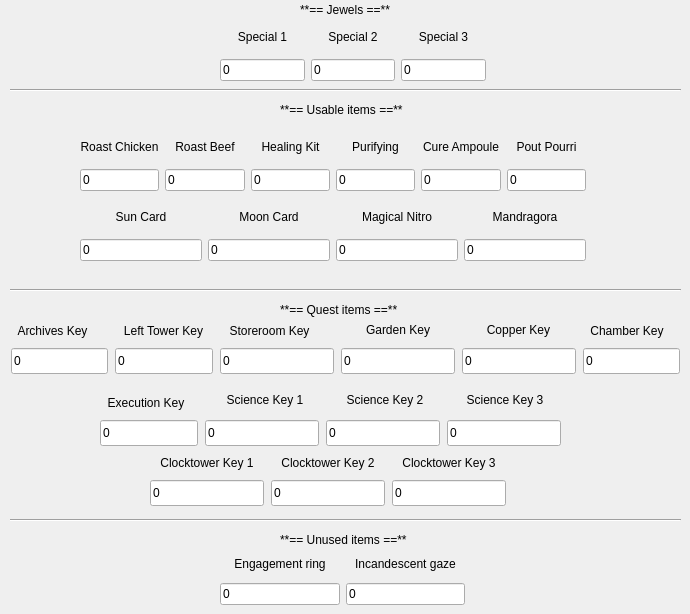
    <widget class="QWidget" name="pageItems">
     <widget class="QWidget" name="gridLayoutWidget_9">
      <property name="geometry">
       <rect>
        <x>220</x>
        <y>20</y>
        <width>266</width>
        <height>61</height>
       </rect>
      </property>
      <layout class="QGridLayout" name="gridJewels">
       <item row="1" column="4">
        <widget class="QLabel" name="labelItemsSpecial3">
         <property name="text">
          <string>Special 3</string>
         </property>
         <property name="alignment">
          <set>Qt::AlignmentFlag::AlignCenter</set>
         </property>
        </widget>
       </item>
       <item row="2" column="4">
        <widget class="QLineEdit" name="leItemsSpecial3">
         <property name="text">
          <string>0</string>
         </property>
        </widget>
       </item>
       <item row="1" column="1">
        <widget class="QLabel" name="labelItemsSpecial1">
         <property name="text">
          <string>Special 1</string>
         </property>
         <property name="alignment">
          <set>Qt::AlignmentFlag::AlignCenter</set>
         </property>
        </widget>
       </item>
       <item row="2" column="3">
        <widget class="QLineEdit" name="leItemsSpecial2">
         <property name="text">
          <string>0</string>
         </property>
        </widget>
       </item>
       <item row="2" column="1">
        <widget class="QLineEdit" name="leItemsSpecial1">
         <property name="text">
          <string>0</string>
         </property>
        </widget>
       </item>
       <item row="1" column="3">
        <widget class="QLabel" name="labelItemsSpecial2">
         <property name="text">
          <string>Special 2</string>
         </property>
         <property name="alignment">
          <set>Qt::AlignmentFlag::AlignCenter</set>
         </property>
        </widget>
       </item>
      </layout>
     </widget>
     <widget class="QWidget" name="gridLayoutWidget_10">
      <property name="geometry">
       <rect>
        <x>80</x>
        <y>130</y>
        <width>506</width>
        <height>61</height>
       </rect>
      </property>
      <layout class="QGridLayout" name="gridHealing">
       <item row="2" column="6">
        <widget class="QLineEdit" name="leItemsPurifying">
         <property name="text">
          <string>0</string>
         </property>
        </widget>
       </item>
       <item row="1" column="3">
        <widget class="QLabel" name="labelItemsRoastBeef">
         <property name="text">
          <string>Roast Beef</string>
         </property>
         <property name="alignment">
          <set>Qt::AlignmentFlag::AlignCenter</set>
         </property>
        </widget>
       </item>
       <item row="2" column="5">
        <widget class="QLineEdit" name="leItemsHealingKit">
         <property name="text">
          <string>0</string>
         </property>
        </widget>
       </item>
       <item row="1" column="7">
        <widget class="QLabel" name="labelItemsCureAmpoule">
         <property name="text">
          <string>Cure Ampoule</string>
         </property>
         <property name="alignment">
          <set>Qt::AlignmentFlag::AlignCenter</set>
         </property>
        </widget>
       </item>
       <item row="1" column="5">
        <widget class="QLabel" name="labelItemsHealingKit">
         <property name="text">
          <string>Healing Kit</string>
         </property>
         <property name="alignment">
          <set>Qt::AlignmentFlag::AlignCenter</set>
         </property>
        </widget>
       </item>
       <item row="2" column="3">
        <widget class="QLineEdit" name="leItemsRoastBeef">
         <property name="text">
          <string>0</string>
         </property>
        </widget>
       </item>
       <item row="1" column="8">
        <widget class="QLabel" name="labelItemsPoutPourri">
         <property name="text">
          <string>Pout Pourri</string>
         </property>
         <property name="alignment">
          <set>Qt::AlignmentFlag::AlignCenter</set>
         </property>
        </widget>
       </item>
       <item row="1" column="1">
        <widget class="QLabel" name="labelItemsRoastChicken">
         <property name="text">
          <string>Roast Chicken</string>
         </property>
         <property name="alignment">
          <set>Qt::AlignmentFlag::AlignCenter</set>
         </property>
        </widget>
       </item>
       <item row="2" column="8">
        <widget class="QLineEdit" name="leItemsPoutPourri">
         <property name="text">
          <string>0</string>
         </property>
        </widget>
       </item>
       <item row="2" column="1">
        <widget class="QLineEdit" name="leItemsRoastChicken">
         <property name="text">
          <string>0</string>
         </property>
        </widget>
       </item>
       <item row="1" column="6">
        <widget class="QLabel" name="labelItemsPurifying">
         <property name="text">
          <string>Purifying</string>
         </property>
         <property name="alignment">
          <set>Qt::AlignmentFlag::AlignCenter</set>
         </property>
        </widget>
       </item>
       <item row="2" column="7">
        <widget class="QLineEdit" name="leItemsCureAmpoule">
         <property name="text">
          <string>0</string>
         </property>
        </widget>
       </item>
      </layout>
     </widget>
     <widget class="QWidget" name="gridLayoutWidget_11">
      <property name="geometry">
       <rect>
        <x>80</x>
        <y>200</y>
        <width>506</width>
        <height>61</height>
       </rect>
      </property>
      <layout class="QGridLayout" name="gridQuest">
       <item row="1" column="4">
        <widget class="QLabel" name="labelItemsMoonCard">
         <property name="text">
          <string>Moon Card</string>
         </property>
         <property name="alignment">
          <set>Qt::AlignmentFlag::AlignCenter</set>
         </property>
        </widget>
       </item>
       <item row="1" column="3">
        <widget class="QLabel" name="labelItemsSunCard">
         <property name="text">
          <string>Sun Card</string>
         </property>
         <property name="alignment">
          <set>Qt::AlignmentFlag::AlignCenter</set>
         </property>
        </widget>
       </item>
       <item row="2" column="5">
        <widget class="QLineEdit" name="leItemsNitro">
         <property name="text">
          <string>0</string>
         </property>
        </widget>
       </item>
       <item row="1" column="5">
        <widget class="QLabel" name="labelItemsNitro">
         <property name="text">
          <string>Magical Nitro</string>
         </property>
         <property name="alignment">
          <set>Qt::AlignmentFlag::AlignCenter</set>
         </property>
        </widget>
       </item>
       <item row="2" column="4">
        <widget class="QLineEdit" name="leItemsMoonCard">
         <property name="text">
          <string>0</string>
         </property>
        </widget>
       </item>
       <item row="2" column="3">
        <widget class="QLineEdit" name="leItemsSunCard">
         <property name="text">
          <string>0</string>
         </property>
        </widget>
       </item>
       <item row="1" column="6">
        <widget class="QLabel" name="labelItemsMandragora">
         <property name="text">
          <string>Mandragora</string>
         </property>
         <property name="alignment">
          <set>Qt::AlignmentFlag::AlignCenter</set>
         </property>
        </widget>
       </item>
       <item row="2" column="6">
        <widget class="QLineEdit" name="leItemsMandragora">
         <property name="text">
          <string>0</string>
         </property>
        </widget>
       </item>
      </layout>
     </widget>
     <widget class="QWidget" name="gridLayoutWidget_13">
      <property name="geometry">
       <rect>
        <x>220</x>
        <y>550</y>
        <width>245</width>
        <height>55</height>
       </rect>
      </property>
      <layout class="QGridLayout" name="gridItemsUnused">
       <item row="1" column="3">
        <widget class="QLabel" name="labelItemsIG">
         <property name="text">
          <string>Incandescent gaze</string>
         </property>
         <property name="alignment">
          <set>Qt::AlignmentFlag::AlignCenter</set>
         </property>
        </widget>
       </item>
       <item row="2" column="1">
        <widget class="QLineEdit" name="leItemsER">
         <property name="text">
          <string>0</string>
         </property>
        </widget>
       </item>
       <item row="2" column="3">
        <widget class="QLineEdit" name="leItemsIG">
         <property name="text">
          <string>0</string>
         </property>
        </widget>
       </item>
       <item row="1" column="1">
        <widget class="QLabel" name="labelItemsER">
         <property name="text">
          <string>Engagement ring</string>
         </property>
         <property name="alignment">
          <set>Qt::AlignmentFlag::AlignCenter</set>
         </property>
        </widget>
       </item>
      </layout>
     </widget>
     <widget class="QLabel" name="labelTitleUnusedItems">
      <property name="geometry">
       <rect>
        <x>280</x>
        <y>530</y>
        <width>151</width>
        <height>20</height>
       </rect>
      </property>
      <property name="text">
       <string>**== Unused items ==**</string>
      </property>
      <property name="textFormat">
       <enum>Qt::TextFormat::MarkdownText</enum>
      </property>
     </widget>
     <widget class="QLabel" name="labelTitleJewels">
      <property name="geometry">
       <rect>
        <x>300</x>
        <y>0</y>
        <width>101</width>
        <height>20</height>
       </rect>
      </property>
      <property name="text">
       <string>**== Jewels ==**</string>
      </property>
      <property name="textFormat">
       <enum>Qt::TextFormat::MarkdownText</enum>
      </property>
     </widget>
     <widget class="QLabel" name="labelTitleQuestItems">
      <property name="geometry">
       <rect>
        <x>280</x>
        <y>300</y>
        <width>151</width>
        <height>20</height>
       </rect>
      </property>
      <property name="text">
       <string>**== Quest items ==**</string>
      </property>
      <property name="textFormat">
       <enum>Qt::TextFormat::MarkdownText</enum>
      </property>
     </widget>
     <widget class="Line" name="line_2">
      <property name="geometry">
       <rect>
        <x>10</x>
        <y>510</y>
        <width>671</width>
        <height>20</height>
       </rect>
      </property>
      <property name="orientation">
       <enum>Qt::Orientation::Horizontal</enum>
      </property>
     </widget>
     <widget class="Line" name="line_3">
      <property name="geometry">
       <rect>
        <x>10</x>
        <y>280</y>
        <width>671</width>
        <height>20</height>
       </rect>
      </property>
      <property name="orientation">
       <enum>Qt::Orientation::Horizontal</enum>
      </property>
     </widget>
     <widget class="Line" name="line_4">
      <property name="geometry">
       <rect>
        <x>10</x>
        <y>80</y>
        <width>671</width>
        <height>20</height>
       </rect>
      </property>
      <property name="orientation">
       <enum>Qt::Orientation::Horizontal</enum>
      </property>
     </widget>
     <widget class="QLabel" name="labelTitleUsableItems">
      <property name="geometry">
       <rect>
        <x>280</x>
        <y>100</y>
        <width>151</width>
        <height>20</height>
       </rect>
      </property>
      <property name="text">
       <string>**== Usable items ==**</string>
      </property>
      <property name="textFormat">
       <enum>Qt::TextFormat::MarkdownText</enum>
      </property>
     </widget>
     <widget class="QLineEdit" name="leKeyGarden">
      <property name="geometry">
       <rect>
        <x>341</x>
        <y>348</y>
        <width>114</width>
        <height>26</height>
       </rect>
      </property>
      <property name="text">
       <string>0</string>
      </property>
     </widget>
     <widget class="QLabel" name="labelCopper">
      <property name="geometry">
       <rect>
        <x>480</x>
        <y>320</y>
        <width>77</width>
        <height>20</height>
       </rect>
      </property>
      <property name="text">
       <string>Copper Key</string>
      </property>
      <property name="alignment">
       <set>Qt::AlignmentFlag::AlignCenter</set>
      </property>
     </widget>
     <widget class="QLabel" name="labelLeftTowerKey">
      <property name="geometry">
       <rect>
        <x>115</x>
        <y>321</y>
        <width>97</width>
        <height>20</height>
       </rect>
      </property>
      <property name="text">
       <string>Left Tower Key</string>
      </property>
      <property name="alignment">
       <set>Qt::AlignmentFlag::AlignCenter</set>
      </property>
     </widget>
     <widget class="QLabel" name="labelClockTower1">
      <property name="geometry">
       <rect>
        <x>150</x>
        <y>453</y>
        <width>114</width>
        <height>20</height>
       </rect>
      </property>
      <property name="text">
       <string>Clocktower Key 1</string>
      </property>
      <property name="alignment">
       <set>Qt::AlignmentFlag::AlignCenter</set>
      </property>
     </widget>
     <widget class="QLabel" name="labelExecution">
      <property name="geometry">
       <rect>
        <x>100</x>
        <y>393</y>
        <width>92</width>
        <height>20</height>
       </rect>
      </property>
      <property name="text">
       <string>Execution Key</string>
      </property>
      <property name="alignment">
       <set>Qt::AlignmentFlag::AlignCenter</set>
      </property>
     </widget>
     <widget class="QLabel" name="labelScience1">
      <property name="geometry">
       <rect>
        <x>220</x>
        <y>390</y>
        <width>90</width>
        <height>20</height>
       </rect>
      </property>
      <property name="text">
       <string>Science Key 1</string>
      </property>
      <property name="alignment">
       <set>Qt::AlignmentFlag::AlignCenter</set>
      </property>
     </widget>
     <widget class="QLabel" name="labelScience3">
      <property name="geometry">
       <rect>
        <x>460</x>
        <y>390</y>
        <width>90</width>
        <height>20</height>
       </rect>
      </property>
      <property name="text">
       <string>Science Key 3</string>
      </property>
      <property name="alignment">
       <set>Qt::AlignmentFlag::AlignCenter</set>
      </property>
     </widget>
     <widget class="QLabel" name="labelClockTower3">
      <property name="geometry">
       <rect>
        <x>392</x>
        <y>453</y>
        <width>114</width>
        <height>20</height>
       </rect>
      </property>
      <property name="text">
       <string>Clocktower Key 3</string>
      </property>
      <property name="alignment">
       <set>Qt::AlignmentFlag::AlignCenter</set>
      </property>
     </widget>
     <widget class="QLabel" name="labelClockTower2">
      <property name="geometry">
       <rect>
        <x>271</x>
        <y>453</y>
        <width>114</width>
        <height>20</height>
       </rect>
      </property>
      <property name="text">
       <string>Clocktower Key 2</string>
      </property>
      <property name="alignment">
       <set>Qt::AlignmentFlag::AlignCenter</set>
      </property>
     </widget>
     <widget class="QLineEdit" name="leKeyChamber">
      <property name="geometry">
       <rect>
        <x>583</x>
        <y>348</y>
        <width>97</width>
        <height>26</height>
       </rect>
      </property>
      <property name="text">
       <string>0</string>
      </property>
     </widget>
     <widget class="QLineEdit" name="leKeyArchives">
      <property name="geometry">
       <rect>
        <x>11</x>
        <y>348</y>
        <width>97</width>
        <height>26</height>
       </rect>
      </property>
      <property name="text">
       <string>0</string>
      </property>
     </widget>
     <widget class="QLineEdit" name="leKeyClocktower2">
      <property name="geometry">
       <rect>
        <x>271</x>
        <y>480</y>
        <width>114</width>
        <height>26</height>
       </rect>
      </property>
      <property name="text">
       <string>0</string>
      </property>
     </widget>
     <widget class="QLineEdit" name="leKeyCopper">
      <property name="geometry">
       <rect>
        <x>462</x>
        <y>348</y>
        <width>114</width>
        <height>26</height>
       </rect>
      </property>
      <property name="text">
       <string>0</string>
      </property>
     </widget>
     <widget class="QLabel" name="labelGardenKey">
      <property name="geometry">
       <rect>
        <x>360</x>
        <y>320</y>
        <width>76</width>
        <height>20</height>
       </rect>
      </property>
      <property name="text">
       <string>Garden Key</string>
      </property>
      <property name="alignment">
       <set>Qt::AlignmentFlag::AlignCenter</set>
      </property>
     </widget>
     <widget class="QLabel" name="labelChamber">
      <property name="geometry">
       <rect>
        <x>583</x>
        <y>321</y>
        <width>88</width>
        <height>20</height>
       </rect>
      </property>
      <property name="text">
       <string>Chamber Key</string>
      </property>
      <property name="alignment">
       <set>Qt::AlignmentFlag::AlignCenter</set>
      </property>
     </widget>
     <widget class="QLineEdit" name="leKeyScience1">
      <property name="geometry">
       <rect>
        <x>205</x>
        <y>420</y>
        <width>114</width>
        <height>26</height>
       </rect>
      </property>
      <property name="text">
       <string>0</string>
      </property>
     </widget>
     <widget class="QLineEdit" name="leKeyClocktower1">
      <property name="geometry">
       <rect>
        <x>150</x>
        <y>480</y>
        <width>114</width>
        <height>26</height>
       </rect>
      </property>
      <property name="text">
       <string>0</string>
      </property>
     </widget>
     <widget class="QLineEdit" name="leKeyStoreroom">
      <property name="geometry">
       <rect>
        <x>220</x>
        <y>348</y>
        <width>114</width>
        <height>26</height>
       </rect>
      </property>
      <property name="text">
       <string>0</string>
      </property>
     </widget>
     <widget class="QLabel" name="labelStoreroom">
      <property name="geometry">
       <rect>
        <x>220</x>
        <y>321</y>
        <width>99</width>
        <height>20</height>
       </rect>
      </property>
      <property name="text">
       <string>Storeroom Key</string>
      </property>
      <property name="alignment">
       <set>Qt::AlignmentFlag::AlignCenter</set>
      </property>
     </widget>
     <widget class="QLineEdit" name="leKeyScience2">
      <property name="geometry">
       <rect>
        <x>326</x>
        <y>420</y>
        <width>114</width>
        <height>26</height>
       </rect>
      </property>
      <property name="text">
       <string>0</string>
      </property>
     </widget>
     <widget class="QLineEdit" name="leKeyLeftTower">
      <property name="geometry">
       <rect>
        <x>115</x>
        <y>348</y>
        <width>98</width>
        <height>26</height>
       </rect>
      </property>
      <property name="text">
       <string>0</string>
      </property>
     </widget>
     <widget class="QLabel" name="labelScience2">
      <property name="geometry">
       <rect>
        <x>340</x>
        <y>390</y>
        <width>90</width>
        <height>20</height>
       </rect>
      </property>
      <property name="text">
       <string>Science Key 2</string>
      </property>
      <property name="alignment">
       <set>Qt::AlignmentFlag::AlignCenter</set>
      </property>
     </widget>
     <widget class="QLineEdit" name="leKeyScience3">
      <property name="geometry">
       <rect>
        <x>447</x>
        <y>420</y>
        <width>114</width>
        <height>26</height>
       </rect>
      </property>
      <property name="text">
       <string>0</string>
      </property>
     </widget>
     <widget class="QLabel" name="labelArchivesKey">
      <property name="geometry">
       <rect>
        <x>11</x>
        <y>321</y>
        <width>83</width>
        <height>20</height>
       </rect>
      </property>
      <property name="text">
       <string>Archives Key</string>
      </property>
      <property name="alignment">
       <set>Qt::AlignmentFlag::AlignCenter</set>
      </property>
     </widget>
     <widget class="QLineEdit" name="leKeyClocktower3">
      <property name="geometry">
       <rect>
        <x>392</x>
        <y>480</y>
        <width>114</width>
        <height>26</height>
       </rect>
      </property>
      <property name="text">
       <string>0</string>
      </property>
     </widget>
     <widget class="QLineEdit" name="leKeyExecution">
      <property name="geometry">
       <rect>
        <x>100</x>
        <y>420</y>
        <width>98</width>
        <height>26</height>
       </rect>
      </property>
      <property name="text">
       <string>0</string>
      </property>
     </widget>
    </widget>
